Frame 1 (no input): blank canvas, image omitted
Frame 60 (the mouse pressed at the canvas centre just before this capture): blank canvas, image omitted
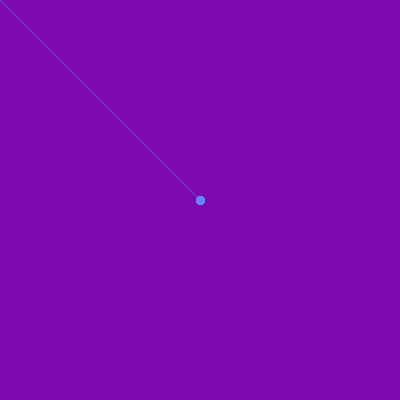
Frame 120 (the mouse held since frame 60 and released just before this capture)

The Processing sketch whose frames 1 and 60 were blank and that drew this single picture after the mouse press (run headless with seeded random() and noise(); from frame 60 on, the mouse is pressed at the canvas centre):

// Processing sketch: processing_183180
// ── processing_183180.pde

void setup() {
  size (400, 400);
  background (#7D09AF);
  smooth();
}

void draw () {
  if (mousePressed==true){
      
  strokeWeight(map(pmouseX,0,400,1,16 ));
  //colour(R,G,B. Alpha)
  stroke(map(mouseY,0,400,0,220),map(mouseX,0,400,0,256), 256,127);
  line (pmouseX, pmouseY, mouseX, mouseY );
  }
  
  
}
//do this when the mouse is pressed
void mousePressed (){
 strokeWeight(6);
 stroke(#00C5FF);
 ellipse(mouseX, mouseY, 50, 50);
 
  }
//do this when the key is pressed
void mouseReleased () {
   strokeWeight(6);
 stroke(#0E5B71);
 ellipse(mouseX, mouseY, 50, 50);

  
}
